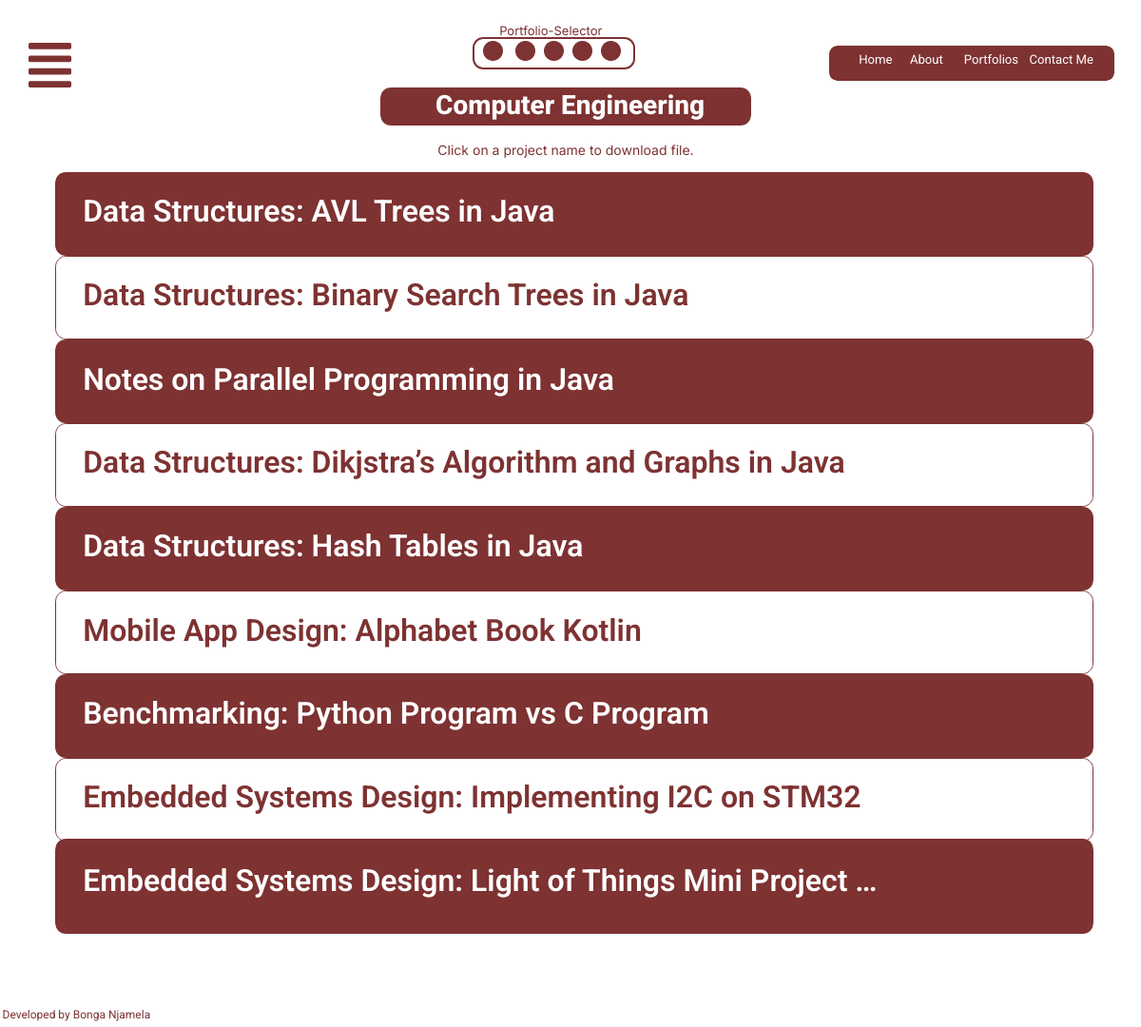
/compeng/, run on the app's committed database.
### base/models.py (models this page shows, shortened)
class Portfolio(models.Model):
    class Meta:
        verbose_name_plural = "Projects"
        verbose_name = "Portfolio"
    name = models.CharField(max_length=200)
    zipproject = models.FileField(blank=True, null=True, upload_to="staticfiles/portfolio")
    tarproject = models.FileField(blank=True, null=True, upload_to="staticfiles/portfolio")
    created = models.DateTimeField(auto_now_add=True)
    slug = models.SlugField(null=True, blank=True)

### base/views.py (the view)
# urls.py: path("compeng/", views.CompEngPortfolioView.as_view(), name="compeng"),
class CompEngPortfolioView(generic.ListView):
    model = Portfolio
    template_name = "comp-eng-page.html"
    def get_queryset(self):
        return super().get_queryset()

### base/context_processors.py (called while the page is built)
def portfolio_context(request):
    portfolio = Portfolio.objects.all()
    return {'portfolio':  portfolio}

### base/template/base/comp-eng-page.html (shortened to what this page needs)
{% load static %}
<!DOCTYPE html>
<html lang="english">
  <head>
    <link rel="stylesheet" href="{% static 'cssfiles/style.css' %}" />
  </head>
  <body>
    <div>
      <link href="{% static 'cssfiles/comp-eng-page.css' %}" rel="stylesheet" />
      <div class="comp-eng-page-container">
        <div class="comp-eng-page-comp-eng-page">
          <div class="comp-eng-page-heading">
            <img
              src="{%static 'imgsfiles/headingrectangle25280-6roq-200h.png' %}"
              alt="headingrectangle25280"
              class="comp-eng-page-headingrectangle"
            />
            <span class="comp-eng-page-text-half">
              <span>Computer Engineering</span>
            </span>
          </div>
          <img
            src="{% static 'imgsfiles/quickmenu5271-r02c-200h.png' %}"
            alt="quickmenu5271"
            class="comp-eng-page-quickmenu"
          />
          <span class="comp-eng-page-text02"><a href="{% url 'base:about' %}">About</a></span>
          <span class="comp-eng-page-home"><a href="{% url 'base:home' %}">Home</a></span>
          <span class="comp-eng-page-text04"><a href="{% url 'base:projects' %}">Portfolios</a></span>
          <span class="comp-eng-page-text06"><a href="{% url 'base:contact'%}">Contact Me</a></span>
          <div class="comp-eng-page-portfoliotext">
            <span>Click on a project name to download file.</span>
          </div>
          <div class="comp-eng-page-cengprojavltreescard">
            <img
              src="{%static 'imgsfiles/compengfilescard5282-6ka9-200h.png' %}"
              alt="compengfilescard5282"
              class="comp-eng-page-compengfilescard01"
            />
            {% for p in portfolio  %}
            {% if p.id == 1 %}
            <div class="comp-eng-page-text08" onclick="openPopUp('{{p.name}}', '{{p.zipproject.url}}','{{p.tarproject.url}}')">
                {{p.name}}
            </div>
          </div>
          <div class="comp-eng-page-cengprojbstreescard">
            <img
              src="{% static 'imgsfiles/compengfilescard5283-b68g-200h.png' %}"
              alt="compengfilescard5283"
              class="comp-eng-page-compengfilescard02"
            />
            {% elif p.id == 2 %}
            <div class="comp-eng-page-text10" onclick="openPopUp('{{p.name}}', '{{p.zipproject.url}}','{{p.tarproject.url}}')">
                {{p.name}}
            </div>
          </div>
          <div class="comp-eng-page-cengprojparallelcard">
            <img
              src="{%static 'imgsfiles/compengfilescard5284-r05a-200h.png' %}"
              alt="compengfilescard5284"
              class="comp-eng-page-compengfilescard03"
            />
            {% elif p.id == 3 %}
            <div class="comp-eng-page-text12" onclick="openPopUp('{{p.name}}', '{{p.zipproject.url}}','{{p.tarproject.url}}')">
                {{p.name}}
            </div>
          </div>
          <div class="comp-eng-page-cengprojdijkstracard">
            <img
              src="{% static 'imgsfiles/compengfilescard5285-yxdl-200h.png' %}"
              alt="compengfilescard5285"
              class="comp-eng-page-compengfilescard04"
            />
            {% elif p.id == 4 %}
            <div class="comp-eng-page-text14" onclick="openPopUp('{{p.name}}', '{{p.zipproject.url}}','{{p.tarproject.url}}')">
               {{p.name}}
            </div>
          </div>
          <div class="comp-eng-page-cengprojmobilecard">
            <img
              src="{% static 'imgsfiles/compengfilescard5286-h7fp-200h.png' %}"
              alt="compengfilescard5286"
              class="comp-eng-page-compengfilescard05"
            />
            {% elif p.id == 5 %}
            <div class="comp-eng-page-text16" onclick="openPopUp('{{p.name}}', '{{p.zipproject.url}}','{{p.tarproject.url}}')">
                {{p.name}}
            </div>
          </div>
          <div class="comp-eng-page-cengprojbenchmarkcard">
            <img
              src="{% static 'imgsfiles/compengfilescard5287-9vvs-200h.png' %}"
              alt="compengfilescard5287"
              class="comp-eng-page-compengfilescard06"
            />
            {% elif p.id == 6 %}
            <div class="comp-eng-page-text18" onclick="openPopUp('{{p.name}}', '{{p.zipproject.url}}','{{p.tarproject.url}}')">
                {{p.name}}
            </div>
          </div>
          <div class="comp-eng-page-cengproji2ccard">
            <img
              src="{%static 'imgsfiles/compengfilescard5286-h7fp-200h.png' %}"
              alt="compengfilescard5288"
              class="comp-eng-page-compengfilescard07"
            />
            {% elif p.id == 7 %}
            <div class="comp-eng-page-text20" onclick="openPopUp('{{p.name}}', '{{p.zipproject.url}}','{{p.tarproject.url}}')">
                {{p.name}}
            </div>
          </div>
          <div class="comp-eng-page-cengprojadcscard">
            <img
              src="{%static 'imgsfiles/compengfilescard5289-o92-200h.png' %}"
              alt="compengfilescard5289"
              class="comp-eng-page-compengfilescard08"
            />
            {% elif p.id == 8 %}
            <div class="comp-eng-page-text22" onclick="openPopUp('{{p.name}}', '{{p.zipproject.url}}','{{p.tarproject.url}}')">
              {{p.name}}
            </div>
          </div>
          <div class="comp-eng-page-cengprojlotcard">
            <img
              src="{% static 'imgsfiles/compengfilescard5290-ej18-200h.png' %}"
              alt="compengfilescard5290"
              class="comp-eng-page-compengfilescard09"
            />
            {% elif p.id == 10 %}
            <div class="comp-eng-page-text24" onclick="openPopUp('{{p.name}}', '{{p.zipproject.url}}','{{p.tarproject.url}}')">
                {{p.name}}
            </div>
          </div>
          {% endif %}
          {% endfor  %}
          <div class="comp-eng-page-themeselector">
            {% include './themeselector.html' %}
          </div>
          <div class="comp-eng-page-menubutton">
            <img
              src="{% static 'imgsfiles/menubutton3319-uc6.svg' %}"
              alt="menubutton3319"
              id="menubutton"
              onclick="showMenu()"
            />
              {% include './dropdownmenu.html' %}
              {% include './mediummenu.html' %}
          </div>
          <span class="comp-eng-page-dev">
            <span>Developed by Bonga Njamela</span>
          </span>
            {% include './projectpopup.html' %}
        </div>
      </div>
    </div>
  </body>
</html>

### staticfiles/cssfiles/style.css (style rules this page uses)
:root { --dl-color-gray-500: #595959; --dl-color-gray-700: #999999; --dl-color-gray-900: #D9D9D9; --dl-size-size-large: 144px; --dl-size-size-small: 48px; --dl-color-danger-300: #A22020; --dl-color-danger-500: #BF2626; --dl-color-danger-700: #E14747; --dl-color-gray-black: #000000; --dl-color-gray-white: #FFFFFF; --dl-size-size-medium: 96px; --dl-size-size-xlarge: 192px; --dl-size-size-xsmall: 16px; --dl-space-space-unit: 16px; --dl-color-primary-100: #003EB3; --dl-color-primary-300: #0074F0; --dl-color-primary-500: #14A9FF; --dl-color-primary-700: #85DCFF; --dl-color-success-300: #199033; --dl-color-success-500: #32A94C; --dl-color-success-700: #4CC366; --dl-size-size-xxlarge: 288px; --dl-size-size-maxwidth: 1400px; --dl-radius-radius-round: 50%; --dl-space-space-halfunit: 8px; --dl-space-space-sixunits: 96px; --dl-space-space-twounits: 32px; --dl-radius-radius-radius2: 2px; --dl-radius-radius-radius4: 4px; --dl-radius-radius-radius8: 8px; --dl-space-space-fiveunits: 80px; --dl-space-space-fourunits: 64px; --dl-space-space-threeunits: 48px; --dl-space-space-oneandhalfunits: 24px; --themeselectorborder:#000000; }

### base/template/base/comp-eng-page.html (style rules this page uses)
html { line-height: 1.15; }
body { margin: 0; }
* { box-sizing: border-box; border-width: 0; border-style: solid; }
p,li,ul,pre,div,h1,h2,h3,h4,h5,h6,figure,blockquote,figcaption { margin: 0; padding: 0; }
a { color: inherit; text-decoration: inherit; }
img { display: block; }
html { scroll-behavior: smooth }
html { font-family: Inter; font-size: 16px; }
body { font-weight: 400; font-style:normal; text-decoration: none; text-transform: none; letter-spacing: normal; line-height: 1.15; color: var(--dl-color-gray-black); background-color: var(--dl-color-gray-white); }

### base/template/base/themeselector.html (style rules this page uses)
html { line-height: 1.15; }
body { margin: 0; }
* { box-sizing: border-box; border-width: 0; border-style: solid; }
p,li,ul,pre,div,h1,h2,h3,h4,h5,h6,figure,blockquote,figcaption { margin: 0; padding: 0; }
a { color: inherit; text-decoration: inherit; }
img { display: block; }
html { scroll-behavior: smooth }
html { font-family: Inter; font-size: 16px; }
body { font-weight: 400; font-style:normal; text-decoration: none; text-transform: none; letter-spacing: normal; line-height: 1.15; color: var(--dl-color-gray-black); zoom:inherit; background-color: var(--dl-color-gray-white); }

### base/template/base/dropdownmenu.html (style rules this page uses)
html { line-height: 1.15; }
body { margin: 0; }
* { box-sizing: border-box; border-width: 0; border-style: solid; }
p,li,ul,pre,div,h1,h2,h3,h4,h5,h6,figure,blockquote,figcaption { margin: 0; padding: 0; }
a { color: inherit; text-decoration: inherit; }
img { display: block; }
html { scroll-behavior: smooth }
html { font-family: Inter; font-size: 16px; }
body { font-weight: 400; font-style:normal; text-decoration: none; text-transform: none; letter-spacing: normal; line-height: 1.15; color: var(--dl-color-gray-black); background-color: var(--dl-color-gray-white); }

### base/template/base/mediummenu.html (style rules this page uses)
html { line-height: 1.15; }
body { margin: 0; }
* { box-sizing: border-box; border-width: 0; border-style: solid; }
p,li,ul,pre,div,h1,h2,h3,h4,h5,h6,figure,blockquote,figcaption { margin: 0; padding: 0; }
a { color: inherit; text-decoration: inherit; }
img { display: block; }
html { scroll-behavior: smooth }
html { font-family: Inter; font-size: 16px; }
body { font-weight: 400; font-style:normal; text-decoration: none; text-transform: none; letter-spacing: normal; line-height: 1.15; color: var(--dl-color-gray-black); background-color: var(--dl-color-gray-white); }

### base/template/base/projectpopup.html (style rules this page uses)
html { line-height: 1.15; }
body { margin: 0; }
* { box-sizing: border-box; border-width: 0; border-style: solid; }
p,li,ul,pre,div,h1,h2,h3,h4,h5,h6,figure,blockquote,figcaption { margin: 0; padding: 0; }
a { color: inherit; text-decoration: inherit; }
img { display: block; }
html { scroll-behavior: smooth }
html { font-family: Inter; font-size: 16px; }
body { font-weight: 400; font-style:normal; text-decoration: none; text-transform: none; letter-spacing: normal; line-height: 1.15; color: var(--dl-color-gray-black); background-color: var(--dl-color-gray-white); }

### data on the page
Portfolio: name "Data Structures: AVL Trees in Java"
Portfolio: name "Data Structures: Binary Search Trees in Java"
Portfolio: name "Notes on Parallel Programming in Java"
Portfolio: name "Data Structures: Dikjstra’s Algorithm and Graphs in Java"
Portfolio: name "Data Structures: Hash Tables in Java"
Portfolio: name "Mobile App Design: Alphabet Book Kotlin"
Portfolio: name "Benchmarking: Python Program vs C Program"
Portfolio: name "Embedded Systems Design: Implementing I2C on STM32"
Portfolio: name "Embedded Systems Design: Light of Things Mini Project…"
